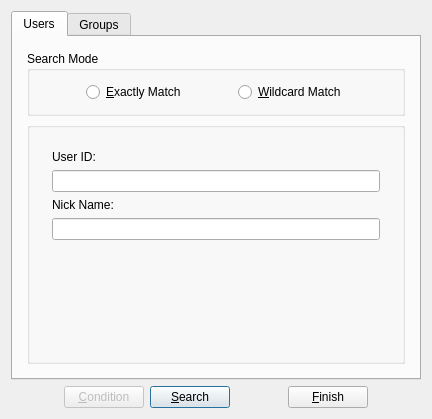
<?xml version="1.0" encoding="UTF-8"?>
<ui version="4.0">
 <class>SearchClass</class>
 <widget class="QDialog" name="SearchClass">
  <property name="geometry">
   <rect>
    <x>0</x>
    <y>0</y>
    <width>392</width>
    <height>356</height>
   </rect>
  </property>
  <property name="windowTitle">
   <string>Search for Contacts or Groups</string>
  </property>
  <layout class="QGridLayout" name="gridLayout">
   <property name="sizeConstraint">
    <enum>QLayout::SetFixedSize</enum>
   </property>
   <item row="0" column="0">
    <widget class="QTabWidget" name="tabWidget">
     <property name="currentIndex">
      <number>0</number>
     </property>
     <widget class="QWidget" name="tabUsers">
      <attribute name="title">
       <string>Users</string>
      </attribute>
      <layout class="QGridLayout" name="gridLayout_7">
       <property name="margin">
        <number>3</number>
       </property>
       <item row="0" column="0">
        <widget class="QStackedWidget" name="stackedWidgetUsers">
         <property name="currentIndex">
          <number>0</number>
         </property>
         <widget class="QWidget" name="pageUsersSearchCondition">
          <layout class="QGridLayout" name="gridLayout_2">
           <item row="0" column="0">
            <widget class="QGroupBox" name="groupBoxUsersSearchMode">
             <property name="title">
              <string>Search Mode</string>
             </property>
             <layout class="QGridLayout" name="gridLayout_6">
              <item row="0" column="0">
               <layout class="QHBoxLayout" name="horizontalLayout_2">
                <item>
                 <spacer name="horizontalSpacer_7">
                  <property name="orientation">
                   <enum>Qt::Horizontal</enum>
                  </property>
                  <property name="sizeHint" stdset="0">
                   <size>
                    <width>40</width>
                    <height>20</height>
                   </size>
                  </property>
                 </spacer>
                </item>
                <item>
                 <widget class="QRadioButton" name="radioButtonUsersMatchExactly">
                  <property name="text">
                   <string>&amp;Exactly Match</string>
                  </property>
                 </widget>
                </item>
                <item>
                 <spacer name="horizontalSpacer_8">
                  <property name="orientation">
                   <enum>Qt::Horizontal</enum>
                  </property>
                  <property name="sizeHint" stdset="0">
                   <size>
                    <width>40</width>
                    <height>20</height>
                   </size>
                  </property>
                 </spacer>
                </item>
                <item>
                 <widget class="QRadioButton" name="radioButtonUsersMatchWildcard">
                  <property name="text">
                   <string>&amp;Wildcard Match</string>
                  </property>
                 </widget>
                </item>
                <item>
                 <spacer name="horizontalSpacer_9">
                  <property name="orientation">
                   <enum>Qt::Horizontal</enum>
                  </property>
                  <property name="sizeHint" stdset="0">
                   <size>
                    <width>40</width>
                    <height>20</height>
                   </size>
                  </property>
                 </spacer>
                </item>
               </layout>
              </item>
             </layout>
            </widget>
           </item>
           <item row="1" column="0">
            <widget class="QGroupBox" name="groupBox">
             <property name="sizePolicy">
              <sizepolicy hsizetype="Expanding" vsizetype="Expanding">
               <horstretch>0</horstretch>
               <verstretch>0</verstretch>
              </sizepolicy>
             </property>
             <property name="title">
              <string/>
             </property>
             <layout class="QGridLayout" name="gridLayout_15">
              <item row="1" column="0">
               <widget class="QStackedWidget" name="stackedWidgetUsersSearchCondition">
                <property name="currentIndex">
                 <number>0</number>
                </property>
                <widget class="QWidget" name="pageUsersSearchMatchExactly">
                 <layout class="QGridLayout" name="gridLayout_5">
                  <item row="0" column="0">
                   <widget class="QLabel" name="labelUserID">
                    <property name="text">
                     <string>User ID:</string>
                    </property>
                   </widget>
                  </item>
                  <item row="1" column="0">
                   <widget class="QLineEdit" name="lineEditUserID"/>
                  </item>
                  <item row="2" column="0">
                   <widget class="QLabel" name="labelNickname">
                    <property name="text">
                     <string>Nick Name:</string>
                    </property>
                   </widget>
                  </item>
                  <item row="3" column="0">
                   <widget class="QLineEdit" name="lineEditNickname"/>
                  </item>
                  <item row="4" column="0">
                   <spacer name="verticalSpacer_2">
                    <property name="orientation">
                     <enum>Qt::Vertical</enum>
                    </property>
                    <property name="sizeHint" stdset="0">
                     <size>
                      <width>20</width>
                      <height>97</height>
                     </size>
                    </property>
                   </spacer>
                  </item>
                 </layout>
                </widget>
                <widget class="QWidget" name="pageUsersSearchMatchWildcard">
                 <layout class="QGridLayout" name="gridLayout_4">
                  <item row="0" column="0">
                   <widget class="QLabel" name="labelGender">
                    <property name="text">
                     <string>Gender:</string>
                    </property>
                   </widget>
                  </item>
                  <item row="0" column="1">
                   <widget class="QLabel" name="label_3">
                    <property name="text">
                     <string>Age:</string>
                    </property>
                   </widget>
                  </item>
                  <item row="1" column="0">
                   <widget class="QComboBox" name="comboBoxGender">
                    <item>
                     <property name="text">
                      <string>All</string>
                     </property>
                    </item>
                   </widget>
                  </item>
                  <item row="1" column="1">
                   <widget class="QComboBox" name="comboBoxAge">
                    <item>
                     <property name="text">
                      <string>All</string>
                     </property>
                    </item>
                   </widget>
                  </item>
                  <item row="2" column="0">
                   <widget class="QLabel" name="label">
                    <property name="text">
                     <string>Home Address:</string>
                    </property>
                   </widget>
                  </item>
                  <item row="3" column="0">
                   <widget class="QComboBox" name="comboBox_3">
                    <property name="enabled">
                     <bool>false</bool>
                    </property>
                   </widget>
                  </item>
                  <item row="3" column="1">
                   <widget class="QComboBox" name="comboBox_4">
                    <property name="enabled">
                     <bool>false</bool>
                    </property>
                   </widget>
                  </item>
                  <item row="4" column="0">
                   <widget class="QLabel" name="label_2">
                    <property name="text">
                     <string>Business Address:</string>
                    </property>
                   </widget>
                  </item>
                  <item row="5" column="0">
                   <widget class="QComboBox" name="comboBox_6">
                    <property name="enabled">
                     <bool>false</bool>
                    </property>
                   </widget>
                  </item>
                  <item row="5" column="1">
                   <widget class="QComboBox" name="comboBox_7">
                    <property name="enabled">
                     <bool>false</bool>
                    </property>
                   </widget>
                  </item>
                  <item row="6" column="0">
                   <widget class="QCheckBox" name="checkBoxUserSearchOnlineUsers">
                    <property name="text">
                     <string>Online Users</string>
                    </property>
                    <property name="checked">
                     <bool>true</bool>
                    </property>
                   </widget>
                  </item>
                  <item row="7" column="0">
                   <spacer name="verticalSpacer">
                    <property name="orientation">
                     <enum>Qt::Vertical</enum>
                    </property>
                    <property name="sizeHint" stdset="0">
                     <size>
                      <width>20</width>
                      <height>0</height>
                     </size>
                    </property>
                   </spacer>
                  </item>
                  <item row="6" column="1">
                   <widget class="QCheckBox" name="checkBoxUserSearchWebcamUsers">
                    <property name="enabled">
                     <bool>false</bool>
                    </property>
                    <property name="text">
                     <string>Webcam Users</string>
                    </property>
                   </widget>
                  </item>
                 </layout>
                </widget>
               </widget>
              </item>
             </layout>
            </widget>
           </item>
          </layout>
         </widget>
         <widget class="QWidget" name="pageUsersSearchResult">
          <layout class="QGridLayout" name="gridLayout_8">
           <item row="1" column="0">
            <widget class="QTableView" name="tableViewUsersResult">
             <property name="selectionMode">
              <enum>QAbstractItemView::SingleSelection</enum>
             </property>
             <property name="selectionBehavior">
              <enum>QAbstractItemView::SelectRows</enum>
             </property>
            </widget>
           </item>
           <item row="2" column="0">
            <layout class="QHBoxLayout" name="horizontalLayout_4">
             <item>
              <widget class="QPushButton" name="pushButtonPreviousUsersResultPage">
               <property name="enabled">
                <bool>false</bool>
               </property>
               <property name="text">
                <string>Previous</string>
               </property>
              </widget>
             </item>
             <item>
              <widget class="QPushButton" name="pushButtonNextUsersResultPage">
               <property name="enabled">
                <bool>false</bool>
               </property>
               <property name="text">
                <string>Next</string>
               </property>
              </widget>
             </item>
             <item>
              <spacer name="horizontalSpacer_5">
               <property name="orientation">
                <enum>Qt::Horizontal</enum>
               </property>
               <property name="sizeHint" stdset="0">
                <size>
                 <width>40</width>
                 <height>20</height>
                </size>
               </property>
              </spacer>
             </item>
             <item>
              <widget class="QPushButton" name="pushButtonUserDetails">
               <property name="enabled">
                <bool>false</bool>
               </property>
               <property name="text">
                <string>Details</string>
               </property>
              </widget>
             </item>
             <item>
              <widget class="QPushButton" name="pushButtonAddAsContact">
               <property name="enabled">
                <bool>false</bool>
               </property>
               <property name="toolTip">
                <string>Add as a contact</string>
               </property>
               <property name="text">
                <string>Add</string>
               </property>
              </widget>
             </item>
            </layout>
           </item>
           <item row="0" column="0">
            <widget class="QLabel" name="labelUsersResult">
             <property name="sizePolicy">
              <sizepolicy hsizetype="Expanding" vsizetype="Preferred">
               <horstretch>0</horstretch>
               <verstretch>0</verstretch>
              </sizepolicy>
             </property>
             <property name="text">
              <string>Result</string>
             </property>
            </widget>
           </item>
          </layout>
         </widget>
        </widget>
       </item>
      </layout>
     </widget>
     <widget class="QWidget" name="tabGroups">
      <attribute name="title">
       <string>Groups</string>
      </attribute>
      <layout class="QGridLayout" name="gridLayout_3">
       <property name="margin">
        <number>3</number>
       </property>
       <item row="0" column="0">
        <widget class="QStackedWidget" name="stackedWidgetGroups">
         <property name="currentIndex">
          <number>0</number>
         </property>
         <widget class="QWidget" name="pageGroupsSearchCondition">
          <layout class="QGridLayout" name="gridLayout_14">
           <item row="0" column="0">
            <widget class="QGroupBox" name="groupBoxGroupsSearchMode">
             <property name="title">
              <string>Search Mode</string>
             </property>
             <layout class="QGridLayout" name="gridLayout_9">
              <item row="0" column="0">
               <layout class="QHBoxLayout" name="horizontalLayout_5">
                <item>
                 <spacer name="horizontalSpacer_10">
                  <property name="orientation">
                   <enum>Qt::Horizontal</enum>
                  </property>
                  <property name="sizeHint" stdset="0">
                   <size>
                    <width>40</width>
                    <height>20</height>
                   </size>
                  </property>
                 </spacer>
                </item>
                <item>
                 <widget class="QRadioButton" name="radioButtonGroupsMatchExactly">
                  <property name="text">
                   <string>&amp;Exactly Match</string>
                  </property>
                 </widget>
                </item>
                <item>
                 <spacer name="horizontalSpacer_11">
                  <property name="orientation">
                   <enum>Qt::Horizontal</enum>
                  </property>
                  <property name="sizeHint" stdset="0">
                   <size>
                    <width>40</width>
                    <height>20</height>
                   </size>
                  </property>
                 </spacer>
                </item>
                <item>
                 <widget class="QRadioButton" name="radioButtonGroupsMatchWildcard">
                  <property name="text">
                   <string>&amp;Wildcard Match</string>
                  </property>
                 </widget>
                </item>
                <item>
                 <spacer name="horizontalSpacer_12">
                  <property name="orientation">
                   <enum>Qt::Horizontal</enum>
                  </property>
                  <property name="sizeHint" stdset="0">
                   <size>
                    <width>40</width>
                    <height>20</height>
                   </size>
                  </property>
                 </spacer>
                </item>
               </layout>
              </item>
             </layout>
            </widget>
           </item>
           <item row="1" column="0">
            <widget class="QGroupBox" name="groupBox_2">
             <property name="title">
              <string/>
             </property>
             <layout class="QGridLayout" name="gridLayout_10">
              <item row="0" column="0">
               <widget class="QStackedWidget" name="stackedWidgetGroupsSearchCondition">
                <property name="currentIndex">
                 <number>1</number>
                </property>
                <widget class="QWidget" name="pageGroupsSearchMatchWildcard">
                 <layout class="QGridLayout" name="gridLayout_11">
                  <item row="0" column="0">
                   <layout class="QGridLayout" name="gridLayout_12">
                    <item row="0" column="0">
                     <widget class="QLabel" name="labelCreator">
                      <property name="text">
                       <string>Creator:</string>
                      </property>
                     </widget>
                    </item>
                    <item row="0" column="1">
                     <widget class="QLineEdit" name="lineEditCreator"/>
                    </item>
                    <item row="0" column="2">
                     <widget class="QLabel" name="labelGroupType">
                      <property name="text">
                       <string>Type:</string>
                      </property>
                     </widget>
                    </item>
                    <item row="0" column="3">
                     <widget class="QComboBox" name="comboBoxGroupType"/>
                    </item>
                   </layout>
                  </item>
                  <item row="1" column="0">
                   <spacer name="verticalSpacer_3">
                    <property name="orientation">
                     <enum>Qt::Vertical</enum>
                    </property>
                    <property name="sizeHint" stdset="0">
                     <size>
                      <width>20</width>
                      <height>151</height>
                     </size>
                    </property>
                   </spacer>
                  </item>
                 </layout>
                </widget>
                <widget class="QWidget" name="pageGroupsSearchMatchExactly">
                 <layout class="QGridLayout" name="gridLayout_13">
                  <item row="0" column="0">
                   <widget class="QLabel" name="label_5">
                    <property name="text">
                     <string>Group ID:</string>
                    </property>
                   </widget>
                  </item>
                  <item row="1" column="0">
                   <widget class="QLineEdit" name="lineEditGroupID"/>
                  </item>
                  <item row="2" column="0">
                   <widget class="QLabel" name="labelGroupName">
                    <property name="text">
                     <string>Group Name:</string>
                    </property>
                   </widget>
                  </item>
                  <item row="3" column="0">
                   <widget class="QLineEdit" name="lineEditGroupName"/>
                  </item>
                  <item row="4" column="0">
                   <spacer name="verticalSpacer_4">
                    <property name="orientation">
                     <enum>Qt::Vertical</enum>
                    </property>
                    <property name="sizeHint" stdset="0">
                     <size>
                      <width>20</width>
                      <height>40</height>
                     </size>
                    </property>
                   </spacer>
                  </item>
                 </layout>
                </widget>
               </widget>
              </item>
             </layout>
            </widget>
           </item>
          </layout>
         </widget>
         <widget class="QWidget" name="pageGroupsSearchResult">
          <layout class="QGridLayout" name="gridLayout_16">
           <item row="1" column="0">
            <widget class="QTableView" name="tableViewGroupsResult"/>
           </item>
           <item row="2" column="0">
            <layout class="QHBoxLayout" name="horizontalLayout_7">
             <item>
              <widget class="QPushButton" name="pushButtonPreviousUsersResultPage_2">
               <property name="enabled">
                <bool>false</bool>
               </property>
               <property name="text">
                <string>Previous</string>
               </property>
              </widget>
             </item>
             <item>
              <widget class="QPushButton" name="pushButtonNextUsersResultPage_2">
               <property name="enabled">
                <bool>false</bool>
               </property>
               <property name="text">
                <string>Next</string>
               </property>
              </widget>
             </item>
             <item>
              <spacer name="horizontalSpacer_6">
               <property name="orientation">
                <enum>Qt::Horizontal</enum>
               </property>
               <property name="sizeHint" stdset="0">
                <size>
                 <width>40</width>
                 <height>20</height>
                </size>
               </property>
              </spacer>
             </item>
             <item>
              <widget class="QPushButton" name="pushButtonGroupDetails">
               <property name="enabled">
                <bool>false</bool>
               </property>
               <property name="text">
                <string>Details</string>
               </property>
              </widget>
             </item>
             <item>
              <widget class="QPushButton" name="pushButtonJoinGroup">
               <property name="enabled">
                <bool>false</bool>
               </property>
               <property name="toolTip">
                <string>Add as a contact</string>
               </property>
               <property name="text">
                <string>Join</string>
               </property>
              </widget>
             </item>
            </layout>
           </item>
           <item row="0" column="0">
            <widget class="QLabel" name="labelGroupsResult">
             <property name="text">
              <string>Result</string>
             </property>
            </widget>
           </item>
          </layout>
         </widget>
        </widget>
       </item>
      </layout>
     </widget>
    </widget>
   </item>
   <item row="1" column="0">
    <layout class="QHBoxLayout" name="horizontalLayout">
     <item>
      <spacer name="horizontalSpacer">
       <property name="orientation">
        <enum>Qt::Horizontal</enum>
       </property>
       <property name="sizeHint" stdset="0">
        <size>
         <width>40</width>
         <height>20</height>
        </size>
       </property>
      </spacer>
     </item>
     <item>
      <widget class="QPushButton" name="pushButtonCondition">
       <property name="enabled">
        <bool>false</bool>
       </property>
       <property name="text">
        <string>&amp;Condition</string>
       </property>
      </widget>
     </item>
     <item>
      <widget class="QPushButton" name="pushButtonSearch">
       <property name="text">
        <string>&amp;Search</string>
       </property>
       <property name="default">
        <bool>true</bool>
       </property>
      </widget>
     </item>
     <item>
      <spacer name="horizontalSpacer_3">
       <property name="orientation">
        <enum>Qt::Horizontal</enum>
       </property>
       <property name="sizeHint" stdset="0">
        <size>
         <width>40</width>
         <height>20</height>
        </size>
       </property>
      </spacer>
     </item>
     <item>
      <widget class="QPushButton" name="pushButtonFinish">
       <property name="text">
        <string>&amp;Finish</string>
       </property>
      </widget>
     </item>
     <item>
      <spacer name="horizontalSpacer_4">
       <property name="orientation">
        <enum>Qt::Horizontal</enum>
       </property>
       <property name="sizeHint" stdset="0">
        <size>
         <width>40</width>
         <height>20</height>
        </size>
       </property>
      </spacer>
     </item>
    </layout>
   </item>
  </layout>
 </widget>
 <layoutdefault spacing="6" margin="11"/>
 <resources/>
 <connections>
  <connection>
   <sender>pushButtonFinish</sender>
   <signal>clicked()</signal>
   <receiver>SearchClass</receiver>
   <slot>accept()</slot>
   <hints>
    <hint type="sourcelabel">
     <x>420</x>
     <y>336</y>
    </hint>
    <hint type="destinationlabel">
     <x>268</x>
     <y>179</y>
    </hint>
   </hints>
  </connection>
 </connections>
</ui>
